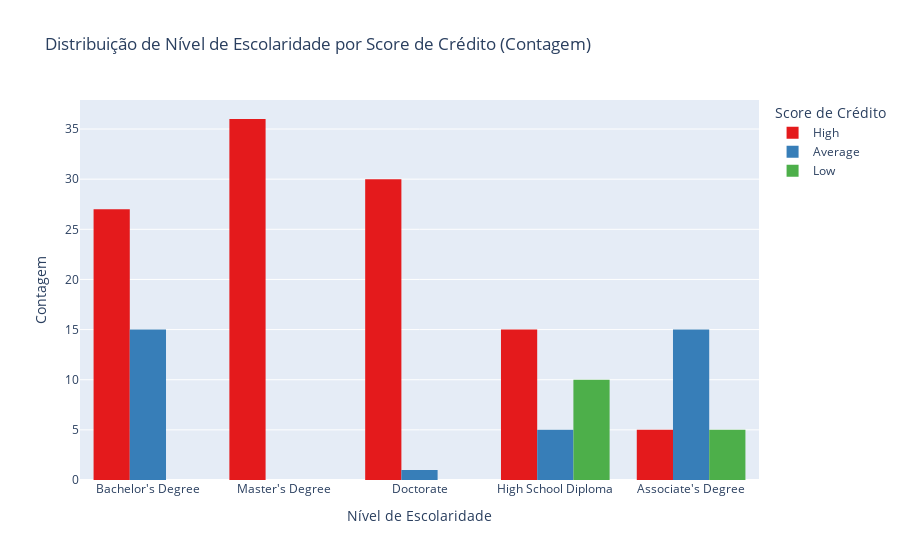

The cell this chart's notebook holds for it:
### Code cell
# Criando o gráfico de barras com Plotly Express
fig = px.histogram(
    df,
    x='Education',
    color='Credit Score',
    barmode='group',
    title='Distribuição de Nível de Escolaridade por Score de Crédito (Contagem)',
    labels={'Education': 'Nível de Escolaridade', 'Credit Score': 'Score de Crédito', 'count': 'Contagem'},
    color_discrete_sequence=px.colors.qualitative.Set1
)

# Atualizando o layout do gráfico
fig.update_layout(
    xaxis_title='Nível de Escolaridade',
    yaxis_title='Contagem',
    legend_title='Score de Crédito',
    bargap=0.2
)

# Exibindo o gráfico
fig.show()

### Figure 1 — Plotly figure (JSON) as saved in the notebook; plotly's stock layout.template omitted (floating-point values rounded to 4 significant figures)
{"data": [{"alignmentgroup": "True", "bingroup": "x", "hovertemplate": "Score de Crédito=High<br>Nível de Escolaridade=%{x}<br>count=%{y}<extra></extra>", "legendgroup": "High", "marker": {"color": "rgb(228,26,28)", "pattern": {"shape": ""}}, "name": "High", "offsetgroup": "High", "orientation": "v", "showlegend": true, "type": "histogram", "x": ["Bachelor's Degree", "Master's Degree", "Doctorate", "High School Diploma", "Bachelor's Degree", "Master's Degree", "Master's Degree", "Doctorate", "High School Diploma", "Bachelor's Degree", "Bachelor's Degree", "Master's Degree", "Doctorate", "High School Diploma", "Bachelor's Degree", "Master's Degree", "Doctorate", "Associate's Degree", "Bachelor's Degree", "Master's Degree", "Doctorate", "Master's Degree", "Doctorate", "High School Diploma", "Bachelor's Degree", "Master's Degree", "Master's Degree", "Doctorate", "High School Diploma", "Bachelor's Degree", "Bachelor's Degree", "Master's Degree", "Doctorate", "High School Diploma", "Bachelor's Degree", "Master's Degree", "Doctorate", "Associate's Degree", "Bachelor's Degree", "Master's Degree", "Doctorate", "Master's Degree", "Doctorate", "Master's Degree", "Doctorate", "High School Diploma", "Bachelor's Degree", "Master's Degree", "Master's Degree", "Doctorate", "High School Diploma", "Bachelor's Degree", "Bachelor's Degree", "Master's Degree", "Doctorate", "High School Diploma", "Bachelor's Degree", "Master's Degree", "Doctorate", "Associate's Degree", "Bachelor's Degree", "Master's Degree", "Doctorate", "Master's Degree", "Doctorate", "Master's Degree", "Doctorate", "High School Diploma", "Bachelor's Degree", "Master's Degree", "Master's Degree", "Doctorate", "High School Diploma", "Bachelor's Degree", "Bachelor's Degree", "Master's Degree", "Doctorate", "High School Diploma", "Bachelor's Degree", "Master's Degree", "Doctorate", "Associate's Degree", "Bachelor's Degree", "Master's Degree", "Doctorate", "Master's Degree", "Doctorate", "Master's Degree", "Doctorate", "Master's Degree", "Doctorate", "Master's Degree", "Bachelor's Degree", "Master's Degree", "Doctorate", "High School Diploma", "Bachelor's Degree", "Master's Degree", "Master's Degree", "Doctorate", "High School Diploma", "Bachelor's Degree", "Bachelor's Degree", "Master's Degree", "Doctorate", "High School Diploma", "Bachelor's Degree", "Master's Degree", "Doctorate", "Associate's Degree", "Bachelor's Degree", "Master's Degree", "Doctorate"], "xaxis": "x", "yaxis": "y"}, {"alignmentgroup": "True", "bingroup": "x", "hovertemplate": "Score de Crédito=Average<br>Nível de Escolaridade=%{x}<br>count=%{y}<extra></extra>", "legendgroup": "Average", "marker": {"color": "rgb(55,126,184)", "pattern": {"shape": ""}}, "name": "Average", "offsetgroup": "Average", "orientation": "v", "showlegend": true, "type": "histogram", "x": ["Associate's Degree", "Bachelor's Degree", "Associate's Degree", "High School Diploma", "Associate's Degree", "Bachelor's Degree", "Associate's Degree", "Bachelor's Degree", "Associate's Degree", "High School Diploma", "Associate's Degree", "Bachelor's Degree", "Bachelor's Degree", "Associate's Degree", "Bachelor's Degree", "Associate's Degree", "High School Diploma", "Associate's Degree", "Bachelor's Degree", "Bachelor's Degree", "Associate's Degree", "Bachelor's Degree", "Associate's Degree", "High School Diploma", "Associate's Degree", "Bachelor's Degree", "Bachelor's Degree", "Bachelor's Degree", "Bachelor's Degree", "Doctorate", "Bachelor's Degree", "Associate's Degree", "Bachelor's Degree", "Associate's Degree", "High School Diploma", "Associate's Degree"], "xaxis": "x", "yaxis": "y"}, {"alignmentgroup": "True", "bingroup": "x", "hovertemplate": "Score de Crédito=Low<br>Nível de Escolaridade=%{x}<br>count=%{y}<extra></extra>", "legendgroup": "Low", "marker": {"color": "rgb(77,175,74)", "pattern": {"shape": ""}}, "name": "Low", "offsetgroup": "Low", "orientation": "v", "showlegend": true, "type": "histogram", "x": ["High School Diploma", "Associate's Degree", "High School Diploma", "High School Diploma", "Associate's Degree", "High School Diploma", "High School Diploma", "Associate's Degree", "High School Diploma", "High School Diploma", "Associate's Degree", "High School Diploma", "High School Diploma", "Associate's Degree", "High School Diploma"], "xaxis": "x", "yaxis": "y"}], "layout": {"bargap": 0.2, "barmode": "group", "legend": {"title": {"text": "Score de Crédito"}, "tracegroupgap": 0}, "title": {"text": "Distribuição de Nível de Escolaridade por Score de Crédito (Contagem)"}, "xaxis": {"anchor": "y", "domain": [0, 1], "title": {"text": "Nível de Escolaridade"}}, "yaxis": {"anchor": "x", "domain": [0, 1], "title": {"text": "Contagem"}}}}
